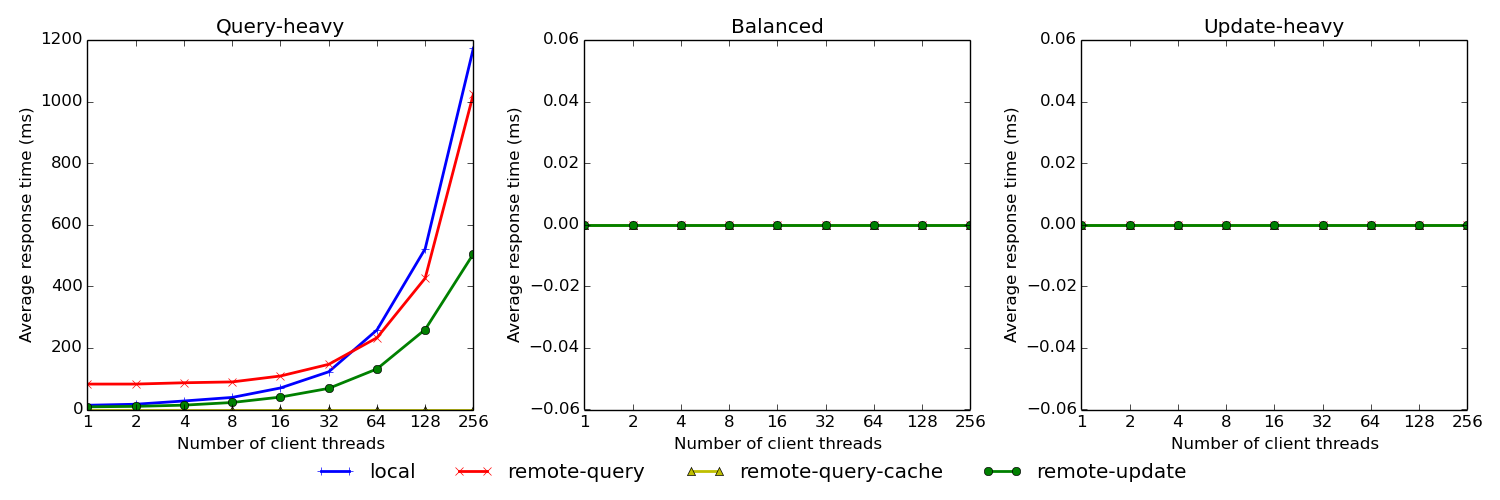

Write Python code to recreate this figure.
import matplotlib.pyplot as plt

client_num = [1, 2, 4, 8, 16, 32, 64, 128, 256]
x = list(range(len(client_num)))

local_query_heavy = [13.80104332, 17.07802967, 27.62492658, 39.23129344, 69.89624663, 122.4073017, 258.2401515, 521.9390636, 1173.554389]
remote_query_query_heavy = [82.537, 82.58377834, 86.80203175, 89.60219665, 108.7880099, 146.6409573, 232.9461066, 426.5132373, 1024.467744]
remote_update_cache_query_heavy = [0, 0, 0, 0, 0, 0, 0, 0, 0]
remote_update_query_heavy = [8.643589488, 10.19139665, 14.1110266, 22.7630068, 40.333561, 68.58033924, 131.7000212, 259.7517176, 505.675534]

local_balanced = [0, 0, 0, 0, 0, 0, 0, 0, 0]
remote_query_balanced = [0, 0, 0, 0, 0, 0, 0, 0, 0]
remote_query_cache_balanced = [0, 0, 0, 0, 0, 0, 0, 0, 0]
remote_update_balanced = [0, 0, 0, 0, 0, 0, 0, 0, 0]

local_update_heavy = [0, 0, 0, 0, 0, 0, 0, 0, 0]
remote_query_update_heavy = [0, 0, 0, 0, 0, 0, 0, 0, 0]
remote_query_cache_update_heavy = [0, 0, 0, 0, 0, 0, 0, 0, 0]
remote_update_update_heavy = [0, 0, 0, 0, 0, 0, 0, 0, 0]

plt.close('all')

f, axarr = plt.subplots(1, 3, figsize=(15,5))

plt.setp(axarr, xticks=x, xticklabels=client_num)

axarr[0].plot(x, local_query_heavy, color='b', marker='+', linewidth=2, label='local')
axarr[0].plot(x, remote_query_query_heavy, color='r', marker='x', linewidth=2, label='remote-query')
axarr[0].plot(x, remote_update_cache_query_heavy, color='y', marker='^', linewidth=2, label='remote-query-cache')
axarr[0].plot(x, remote_update_query_heavy, color='g', marker='o', linewidth=2, label='remote-update')
axarr[0].set_title('Query-heavy')

axarr[1].plot(x, local_balanced, color='b', marker='+', linewidth=2, label='local',)
axarr[1].plot(x, remote_query_balanced, color='r', marker='x', linewidth=2, label='remote-query')
axarr[1].plot(x, remote_query_cache_balanced, color='y', marker='^', linewidth=2, label='remote-query-cache')
axarr[1].plot(x, remote_update_balanced, color='g', marker='o', linewidth=2, label='remote-update')
axarr[1].set_title('Balanced')

axarr[2].plot(x, local_update_heavy, color='b', marker='+', linewidth=2, label='local',)
axarr[2].plot(x, remote_query_update_heavy, color='r', marker='x', linewidth=2, label='remote-query')
axarr[2].plot(x, remote_query_cache_update_heavy, color='y', marker='^', linewidth=2, label='remote-query-cache')
axarr[2].plot(x, remote_update_update_heavy, color='g', marker='o', linewidth=2, label='remote-update')
axarr[2].set_title('Update-heavy')

for ax in axarr.flat:
    ax.set(xlabel='Number of client threads', ylabel='Average response time (ms)')

handles, labels = axarr[0].get_legend_handles_labels()
f.legend(handles,labels=labels, loc='lower center', ncol=4, frameon=False)

plt.tight_layout(rect=[0,0.05,1,1])
plt.savefig('latency_clients.png')
plt.close()

